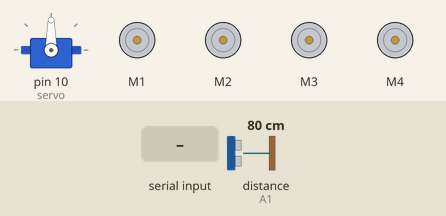
Simulated run of this sketch. Board: Arduino Uno, built with avr-gcc and run on an emulated ATmega328P. On the bench: servo, 4 × DC motor (green arrow = forward, orange = backward, longer = faster). The inputs (shaded band) are chosen by the test bench; at power-on: distance to the obstacle (sensor on A1) 80 cm. The echo pulse lasts 58.3 µs per cm.

Above: at 1.2 s.
1.3 s: "A\n" received over Serial
At 1.45 s:
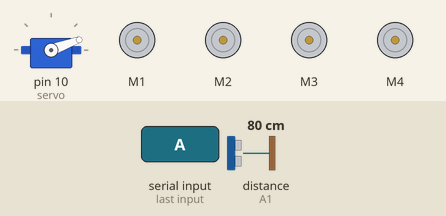
At 1.96 s:
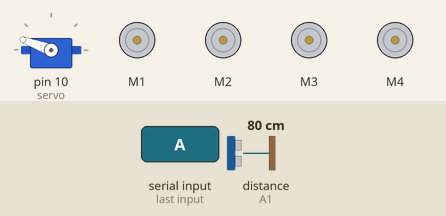
4.3 s: distance to the obstacle (sensor on A1) set to 28 cm
7.3 s: distance to the obstacle (sensor on A1) set to 24 cm
At 9.38 s:
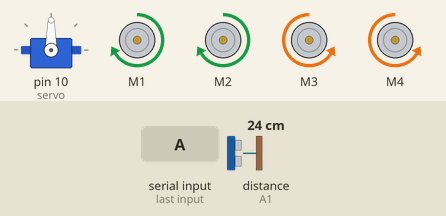
10.3 s: distance to the obstacle (sensor on A1) set to 2 cm
13.3 s: distance to the obstacle (sensor on A1) set to 35 cm
16.3 s: distance to the obstacle (sensor on A1) set to 4 cm
At 17.32 s:
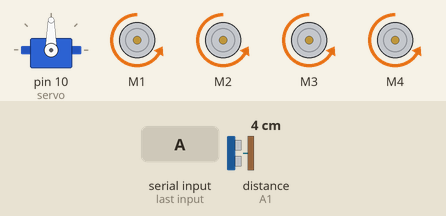
Timing chart, 0 to 20.3 s (numbered marks = the images above; inputs shaded):
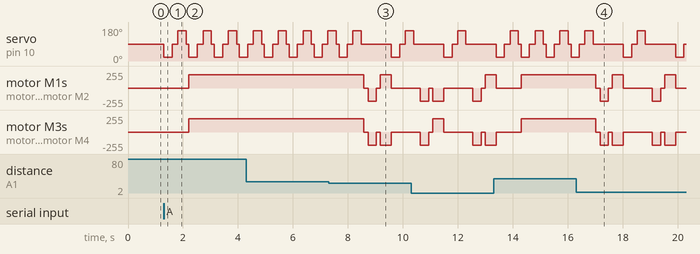

The sketch:

full.ino
```cpp
#include <AFMotor.h>
#include <Servo.h>

// ----- Motors -----
AF_DCMotor motor1(1); // M1
AF_DCMotor motor2(2); // M2
AF_DCMotor motor3(3); // M3
AF_DCMotor motor4(4); // M4

// ----- Servo (only SER2 = D10) -----
Servo servo;

// ----- Ultrasonic pins (single sensor) -----
const int trig = A0;
const int echo = A1;

// ----- Settings -----
int motorSpeed = 200;          // 0-255
int stopDistance = 25;         // cm threshold
bool autoMode = false;

String cmd = "";

// ----- Helper: distance -----
long readDistanceCM(int trigPin, int echoPin) {
  digitalWrite(trigPin, LOW);
  delayMicroseconds(2);
  digitalWrite(trigPin, HIGH);
  delayMicroseconds(10);
  digitalWrite(trigPin, LOW);

  long duration = pulseIn(echoPin, HIGH, 30000); // 30ms timeout
  if (duration == 0) return 300; // no echo
  return duration * 0.034 / 2;
}

// ----- Motor control -----
void stopAll() {
  motor1.run(RELEASE);
  motor2.run(RELEASE);
  motor3.run(RELEASE);
  motor4.run(RELEASE);
}

void setAllSpeed(int s) {
  motor1.setSpeed(s);
  motor2.setSpeed(s);
  motor3.setSpeed(s);
  motor4.setSpeed(s);
}

void forward() {
  setAllSpeed(motorSpeed);
  motor1.run(FORWARD);
  motor2.run(FORWARD);
  motor3.run(FORWARD);
  motor4.run(FORWARD);
}

void backward() {
  setAllSpeed(motorSpeed);
  motor1.run(BACKWARD);
  motor2.run(BACKWARD);
  motor3.run(BACKWARD);
  motor4.run(BACKWARD);
}

void left() {
  setAllSpeed(motorSpeed);
  motor1.run(BACKWARD);
  motor2.run(BACKWARD);
  motor3.run(FORWARD);
  motor4.run(FORWARD);
}

void right() {
  setAllSpeed(motorSpeed);
  motor1.run(FORWARD);
  motor2.run(FORWARD);
  motor3.run(BACKWARD);
  motor4.run(BACKWARD);
}

// ----- Auto obstacle avoidance (single sensor + servo scan) -----
void autoAvoid() {
  // scan left
  servo.write(20);
  delay(300);
  long leftDist = readDistanceCM(trig, echo);

  // scan center
  servo.write(90);
  delay(200);
  long frontDist = readDistanceCM(trig, echo);

  // scan right
  servo.write(160);
  delay(300);
  long rightDist = readDistanceCM(trig, echo);

  // center
  servo.write(90);
  delay(100);

  if (frontDist > stopDistance) {
    forward();
  } else {
    stopAll();
    delay(150);
    backward();
    delay(300);
    stopAll();
    delay(150);

    if (leftDist > rightDist) {
      left();
    } else {
      right();
    }
    delay(400);
    stopAll();
  }
}

void setup() {
  Serial.begin(9600);

  pinMode(trig, OUTPUT);
  pinMode(echo, INPUT);

  servo.attach(10); // SER2 (D10)
  servo.write(90);

  stopAll();
}

void loop() {
  if (Serial.available()) {
    cmd = Serial.readStringUntil('\n');
    cmd.trim();
    cmd.toUpperCase();

    if (cmd == "A" || cmd == "AUTO") {
      autoMode = true;
    } else if (cmd == "S" || cmd == "STOP") {
      autoMode = false;
      stopAll();
    } else if (!autoMode) {
      if (cmd == "F" || cmd == "FORWARD") forward();
      else if (cmd == "B" || cmd == "BACK") backward();
      else if (cmd == "L" || cmd == "LEFT") left();
      else if (cmd == "R" || cmd == "RIGHT") right();
    }
  }

  if (autoMode) {
    autoAvoid();
  }
}
```

Measured:
- the behaviour switches between 27 and 26 cm on distance to the obstacle (sensor on A1) (found by bisection; images 2 and 3)
- after the input at 1.3 s, servo on pin 10 (servo): 90° → 20° at once, then repeats every 0.92 s: 90° 0.21 s, 160° 0.31 s, 90° 0.10 s, 20° 0.31 s; motor M1–4: stopped → forward 200/255 after 0.92 s
- after the input at 7.3 s, motor M1, motor M2: forward 200/255 → stopped after 1.3 s, → backward 200/255 0.15 s later, → stopped 0.30 s later, → forward 200/255 0.15 s later, … (5 changes in this stretch); motor M3, motor M4: goes stopped 0.15 s, backward 200/255 0.30 s, stopped 0.15 s, backward 200/255 0.40 s, then stopped, starting after 1.3 s
- after the input at 16.3 s, motor M1, motor M2: forward 200/255 → stopped after 0.72 s, → backward 200/255 0.15 s later, → stopped 0.30 s later, → forward 200/255 0.15 s later, … (9 changes in this stretch)
